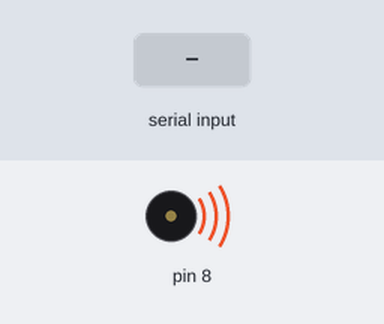
The sketch below on a simulated Arduino Uno, built with avr-gcc and run on an emulated ATmega328P. On the bench: buzzer (waves = sounding). Inputs (shaded band) come from the test bench.

Above: at 0.01 s.
At 2.2 s:
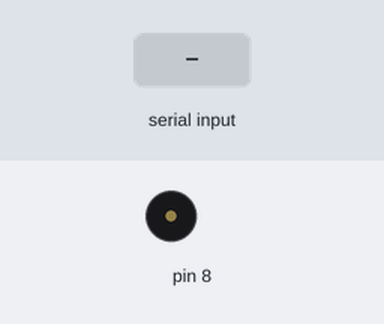
2.3 s: "1" received over Serial
At 3.1 s:
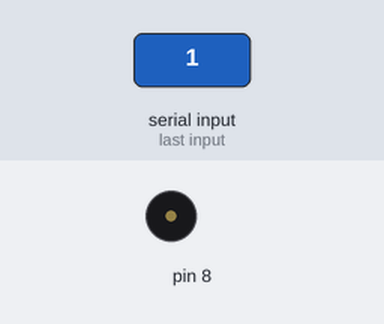
Timing chart, 0 to 5.3 s (numbered marks = the images above; inputs shaded):
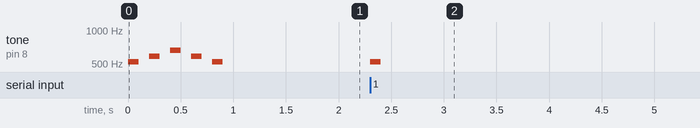

The sketch:

week05_2_processing_do_re_mi_serial_tone_noTone.ino
```cpp
//week05_2_processing_do_re_mi_serial_tone_noTone
//改自week05_1_arduino_do_re_mi_serial
//Processing按下key1 2 3 : Arduino Do Re Mi 使用 USB Serial
void setup() {
  Serial.begin(9600); //USB傳輸,9600bps
  tone(8,523,100); delay(200); //Do
  tone(8,587,100); delay(200); //Re
  tone(8,659,100); delay(200); //Mi
  tone(8,587,100); delay(200); //Re
  tone(8,523,100); delay(200); //Do
}
char c = '0';
void loop() {
  if (Serial.available()){
    c = Serial.read();
    if (c=='0') noTone(8);
    if (c=='1') tone(8,523,100); //Do 0.1s
    if (c=='2') tone(8,587,100); //Re 0.1s
    if (c=='3') tone(8,659,100); //Mi 0.1s
    }
}
```

Measured:
- after the input at 2.3 s, tone on pin 8: silent → 523 Hz at once, → silent 0.10 s later
